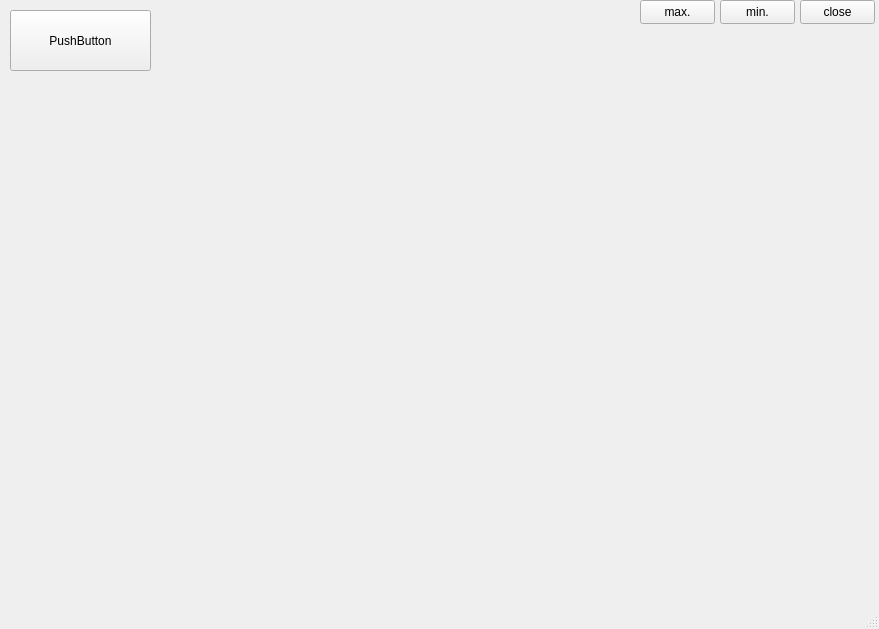
<?xml version="1.0" encoding="UTF-8"?>
<ui version="4.0">
 <class>MainWindow</class>
 <widget class="QMainWindow" name="MainWindow">
  <property name="geometry">
   <rect>
    <x>0</x>
    <y>0</y>
    <width>879</width>
    <height>629</height>
   </rect>
  </property>
  <property name="windowTitle">
   <string>MainWindow</string>
  </property>
  <widget class="QWidget" name="centralwidget">
   <widget class="QPushButton" name="pushButton">
    <property name="geometry">
     <rect>
      <x>640</x>
      <y>0</y>
      <width>75</width>
      <height>24</height>
     </rect>
    </property>
    <property name="text">
     <string>max.</string>
    </property>
   </widget>
   <widget class="QPushButton" name="pushButton_2">
    <property name="geometry">
     <rect>
      <x>720</x>
      <y>0</y>
      <width>75</width>
      <height>24</height>
     </rect>
    </property>
    <property name="text">
     <string>min.</string>
    </property>
   </widget>
   <widget class="QPushButton" name="pushButton_3">
    <property name="geometry">
     <rect>
      <x>800</x>
      <y>0</y>
      <width>75</width>
      <height>24</height>
     </rect>
    </property>
    <property name="styleSheet">
     <string notr="true"/>
    </property>
    <property name="text">
     <string>close</string>
    </property>
   </widget>
   <widget class="QPushButton" name="pushButton_4">
    <property name="geometry">
     <rect>
      <x>10</x>
      <y>10</y>
      <width>141</width>
      <height>61</height>
     </rect>
    </property>
    <property name="text">
     <string>PushButton</string>
    </property>
   </widget>
  </widget>
  <widget class="QMenuBar" name="menubar">
   <property name="geometry">
    <rect>
     <x>0</x>
     <y>0</y>
     <width>879</width>
     <height>22</height>
    </rect>
   </property>
  </widget>
  <widget class="QStatusBar" name="statusbar"/>
 </widget>
 <resources/>
 <connections/>
</ui>
